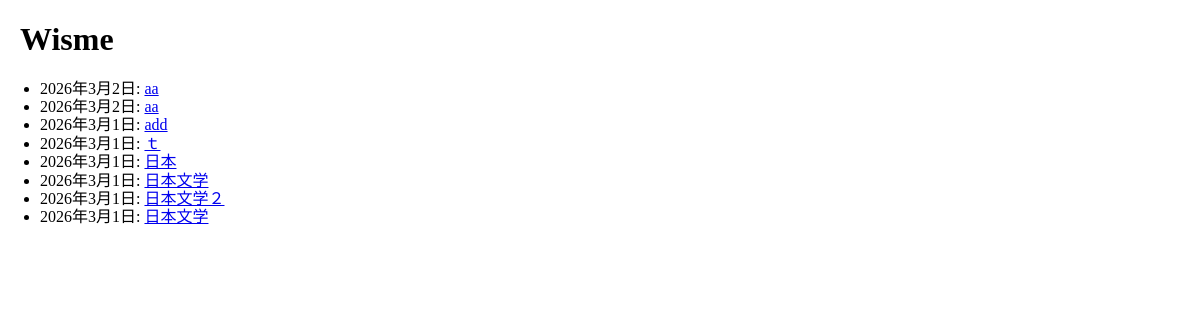
The app's page /wisme/page/list/, older data.
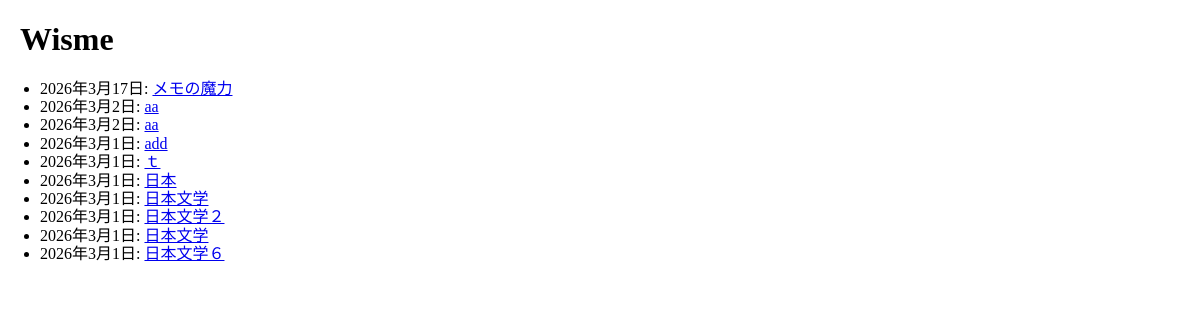
The same page, newer data.
### wisme/models.py (models this page shows, shortened)
class Page(models.Model):
    id = models.UUIDField(primary_key=True,
                          default = uuid.uuid4,editable=False,verbose_name="Id")
    title = models.CharField(max_length=100,verbose_name="タイトル")
    thoughts = models.TextField(max_length=1000,blank=True,verbose_name="このドキュメントを読んだ感想(空欄可)")
    page_date = models.DateField(verbose_name="日付")
    picture = models.ImageField(upload_to="wisme/picture/",blank = True,null = True,verbose_name="写真")
    created_at = models.DateTimeField(auto_now_add = True,verbose_name="作成日時")#このデータが初めて作成されたその時の日時を保存
    update_at = models.DateTimeField(auto_now = True,verbose_name="更新日時")#更新されたら日時を保存

### wisme/views.py (the view)
class PageListView(View):
    def get(self,request):
        page_list = Page.objects.order_by("-page_date")
        return render(request,"wisme/page_list.html",{"page_list":page_list})

### templates/wisme/page_list.html
{% extends "base/wisme_base.html" %}
{% block body %}
<ul>
    {% for page in page_list %}
        <li>{{ page.page_date }}: <a href="{% url 'wisme:page_detail' page.id %}"> {{ page.title }}</a></li>
    {% empty %}
        <div>コンテンツが１つもありません。</div>
    {% endfor %}
</ul>
{% endblock%}

### templates/base/wisme_base.html (shortened to what this page needs)
<!DOCTYPE html>
<html lang="ja">
<head>
    <link rel="stylesheet" href="/static/wisme/css/style.css">
</head>
<body>
    <h1><a href="{% url 'wisme:index' %}">Wisme</a></h1>
    {% block body %}
    {% endblock %}
</body>
</html>

### static/wisme/css/style.css (style rules this page uses)
h1 a { padding: 20px; text-decoration: none; color: black; }

Row changes from the older to the newer data that the page shows:
added Page: page_date "2026年3月17日", title "メモの魔力"
added Page: page_date "2026年3月1日", title "日本文学６"
